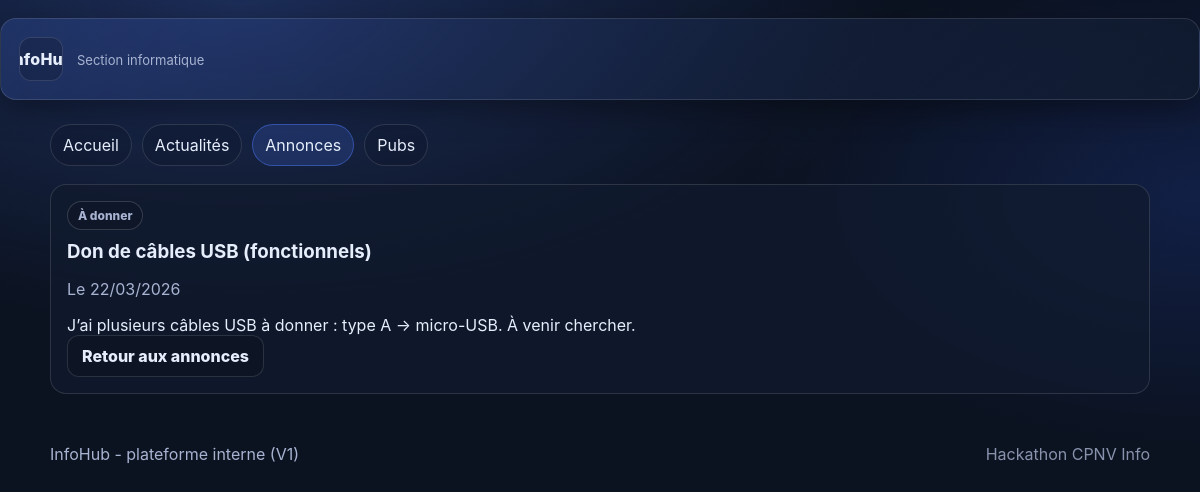
/index.php?route=announcement_detail&id=1, run on the app's committed database.
### tables this page shows
CREATE TABLE IF NOT EXISTS announcements (
  id INT AUTO_INCREMENT PRIMARY KEY,
  title VARCHAR(255) NOT NULL,
  content TEXT NOT NULL,
  image_path VARCHAR(255) NULL,
  category_slug VARCHAR(50) NOT NULL,  
  is_featured TINYINT(1) NOT NULL DEFAULT 0,
  posted_at DATETIME NOT NULL DEFAULT CURRENT_TIMESTAMP,
  CONSTRAINT chk_ann_category CHECK (category_slug IN ('vente','don','covoiturage','aide','petits_boulots','autres'))
);

### lib/db.php (called while the page is built, shortened)
<?php
function db(): PDO
{
  $dsn = sprintf(
    'mysql:host=%s;port=%d;dbname=%s;charset=utf8mb4',
    DB_HOST,
    DB_PORT,
    DB_NAME
  );
  $pdo = new PDO($dsn, DB_USER, DB_PASS, [
    PDO::ATTR_ERRMODE => PDO::ERRMODE_EXCEPTION,
    PDO::ATTR_DEFAULT_FETCH_MODE => PDO::FETCH_ASSOC,
  ]);
  return $pdo;
}

### lib/repositories.php (called while the page is built, shortened)
<?php
require_once __DIR__ . '/db.php';
require_once __DIR__ . '/markdown.php';
function getAnnouncementById(int $id): ?array
{
  $stmt = db()->prepare("SELECT * FROM announcements WHERE id = :id LIMIT 1");
  $stmt->execute(['id' => $id]);
  $row = $stmt->fetch();
  return $row ?: null;
}

### pages/announcement_detail.php (the view, shortened to what this page needs)
<?php
require_once __DIR__ . '/../lib/repositories.php';
$ann = getAnnouncementById((int)$id);
?>
<?php require __DIR__ . '/../templates/header.php'; ?>
<section class="section">
  <?php if (!$ann): ?>
    <div class="empty-state">
      <h1>Annonce introuvable</h1>
      <a class="btn" href="index.php?route=announcements">Retour</a>
    </div>
  <?php else: ?>
    <article class="detail">
      <div class="pill pill-lg"><?= h(ANNOUNCEMENT_CATEGORIES[$ann['category_slug']] ?? $ann['category_slug']) ?></div>
      <h1 class="detail-title"><?= h($ann['title']) ?></h1>
      <p class="muted">Le <?= h(date_format(new DateTime($ann['posted_at']), 'd/m/Y')) ?></p>
      <div class="rich">
        <?= render_markdown((string)$ann['content']) ?>
      </div>
      <a class="btn" href="index.php?route=announcements">Retour aux annonces</a>
    </article>
  <?php endif; ?>
</section>
<?php require __DIR__ . '/../templates/footer.php'; ?>

### lib/markdown.php (shortened to what this page needs)
<?php
function render_markdown(string $markdown): string
{
  $markdown = str_replace(["\r\n", "\r"], "\n", $markdown);
  $escaped = htmlspecialchars($markdown, ENT_QUOTES | ENT_SUBSTITUTE, 'UTF-8');
  $lines = explode("\n", $escaped);
  $html = implode("\n", $lines);
  $html = preg_replace(
    '/\[(.+?)\]\((https?:\/\/[^\)]+)\)/',
    '<a href="$2" target="_blank" rel="noopener noreferrer">$1</a>',
    $html
  );
  $html = preg_replace('/`([^`]+)`/', '<code>$1</code>', $html);
  $html = preg_replace('/\*\*([^\*]+)\*\*/', '<strong>$1</strong>', $html);
  $html = preg_replace('/(^|[^*])\*([^*\n]+)\*/', '$1<em>$2</em>', $html);
  $segments = preg_split('/\n{2,}/', $html);
  $out = [];
  foreach ($segments as $seg) {
    $seg = str_replace("\n", "<br>\n", $seg);
    $out[] = $seg;
  }
  return implode("\n<br>\n", $out);
}

### assets/styles.css (style rules this page uses)
:root { --bg:#0b1220; --panel:#111b2e; --panel2:#0f172a; --text:#e6eefc; --muted:#a7b3d1; --primary:#4f7cff; --primary2:#2f5df2; --border:rgba(255,255,255,.12); --shadow: 0 10px 30px rgba(0,0,0,.35); --radius:16px; --radius-sm:12px; }
* { box-sizing:border-box; }
body { margin:0; background: radial-gradient(1200px 600px at 20% 0%, rgba(79,124,255,.25), transparent 55%), radial-gradient(900px 500px at 100% 40%, rgba(47,93,242,.18), transparent 50%), var(--bg); color:var(--text); font-family: -apple-system, BlinkMacSystemFont, "Segoe UI", Roboto, Arial, sans-serif; }
.section { margin: 18px 0 26px; }
.muted { color: var(--muted); }
.btn { display:inline-block; text-decoration:none; color: var(--text); border: 1px solid var(--border); background: rgba(0,0,0,.10); padding: 10px 14px; border-radius: 12px; font-weight: 800; }
.pill { display:inline-flex; padding: 6px 10px; border-radius: 999px; border: 1px solid rgba(255,255,255,.16); color: var(--muted); background: rgba(0,0,0,.12); font-weight: 800; font-size: 12px; margin-bottom: 8px; }
.pill-lg { margin-bottom:10px; }
.detail { border: 1px solid var(--border); border-radius: var(--radius); background: rgba(17,27,46,.72); padding: 16px; }
.detail-title { margin: 0 0 8px; }

### data on the page
announcements: category_slug "À donner", title "Don de câbles USB (fonctionnels)", posted_at "22/03/2026", content "J’ai plusieurs câbles USB à donner : type A -> micro-USB. À venir chercher."
